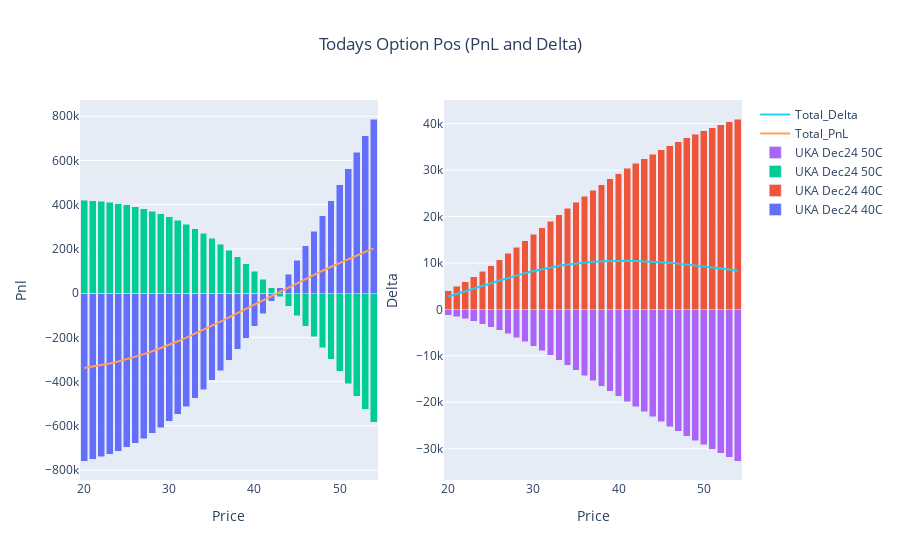

Notebook code for this chart:
### Code cell
fig_p = go.Figure()
for i in list(p)[1:-1]:
    fig_p.add_trace(go.Bar(x=p.Price, y=p[i], name=i, base=0))

fig_p.add_trace(go.Scatter(x=p.Price, y=p.Option_Pnl, mode='lines', name='Total_PnL'))

#fig_p.update_layout(title='Option PnL Today', xaxis_title='Price', yaxis_title='pnl', barmode='stack')
#fig_p.show()

#~~~~~~~~~~~~~~~~~~~~~~~~~~~~~~~~~~~~~~~~~~~~~~~~~~~~~~~~~~~~~~~~~~~~~~~~~~~~~~~~~
fig_d = go.Figure()
for i in list(d)[1:-1]:
    fig_d.add_trace(go.Bar(x=d.Price, y=d[i], name=i, base=0))

fig_d.add_trace(go.Scatter(x=d.Price, y=d.Option_Delta, mode='lines', name='Total_Delta'))

#~~~~~~~~~~~~~~~~~~~~~~~~~~~~~~~~~~~~~~~~~~~~~~~~~~~~~~~~~~~~~~~~~~~~~~~~~~~~~~~~
fig = make_subplots(rows=1, cols=2)
for i in range(0,len(fig_p.data)):
    fig.add_trace(fig_p.data[i], row=1, col=1)
    fig.add_trace(fig_d.data[i], row=1, col=2)
    
fig.update_layout(title={'text': 'Todays Option Pos (PnL and Delta)','x': 0.5,'xanchor': 'center'}, barmode='stack')

fig.update_xaxes(title_text="Price", row=1, col=1)
fig.update_yaxes(title_text="Pnl", row=1, col=1)
fig.update_xaxes(title_text="Price", row=1, col=2)
fig.update_yaxes(title_text="Delta", row=1, col=2)    
fig.show()

### Figure 1 — Plotly figure (JSON) as saved in the notebook; plotly's stock layout.template omitted (floating-point values rounded to 4 significant figures)
{"data": [{"base": 0, "name": "UKA Dec24 40C", "type": "bar", "x": [20, 21, 22, 23, 24, 25, 26, 27, 28, 29, 30, 31, 32, 33, 34, 35, 36, 37, 38, 39, 40, 41, 42, 43, 44, 45, 46, 47, 48, 49, 50, 51, 52, 53, 54], "xaxis": "x", "y": [-759100.0, -750700.0, -740600.0, -728500.0, -714300.0, -697800.0, -679000.0, -657700.0, -634000.0, -607600.0, -578600.0, -547100.0, -512900.0, -476100.0, -436800.0, -394900.0, -350600.0, -303800.0, -254700.0, -203300.0, -149700.0, -93930.0, -36150.0, 23600.0, 85230.0, 148700.0, 213800.0, 280600.0, 348900.0, 418800.0, 490000.0, 562600.0, 636400.0, 711400.0, 787500.0], "yaxis": "y"}, {"base": 0, "name": "UKA Dec24 40C", "type": "bar", "x": [20, 21, 22, 23, 24, 25, 26, 27, 28, 29, 30, 31, 32, 33, 34, 35, 36, 37, 38, 39, 40, 41, 42, 43, 44, 45, 46, 47, 48, 49, 50, 51, 52, 53, 54], "xaxis": "x2", "y": [4010.0, 4928.0, 5938.0, 7033.0, 8202.0, 9435.0, 10720.0, 12050.0, 13410.0, 14800.0, 16190.0, 17590.0, 18990.0, 20370.0, 21730.0, 23070.0, 24380.0, 25660.0, 26900.0, 28100.0, 29250.0, 30370.0, 31440.0, 32470.0, 33460.0, 34400.0, 35290.0, 36150.0, 36960.0, 37730.0, 38460.0, 39150.0, 39800.0, 40420.0, 41010.0], "yaxis": "y2"}, {"base": 0, "name": "UKA Dec24 50C", "type": "bar", "x": [20, 21, 22, 23, 24, 25, 26, 27, 28, 29, 30, 31, 32, 33, 34, 35, 36, 37, 38, 39, 40, 41, 42, 43, 44, 45, 46, 47, 48, 49, 50, 51, 52, 53, 54], "xaxis": "x", "y": [421000.0, 418300.0, 414900.0, 410600.0, 405200.0, 398700.0, 391000.0, 381900.0, 371200.0, 359000.0, 345100.0, 329300.0, 311700.0, 292200.0, 270700.0, 247200.0, 221600.0, 193900.0, 164100.0, 132200.0, 98170.0, 62050.0, 23840.0, -16430.0, -58740.0, -103100.0, -149300.0, -197500.0, -247600.0, -299500.0, -353200.0, -408600.0, -465700.0, -524400.0, -584700.0], "yaxis": "y"}, {"base": 0, "name": "UKA Dec24 50C", "type": "bar", "x": [20, 21, 22, 23, 24, 25, 26, 27, 28, 29, 30, 31, 32, 33, 34, 35, 36, 37, 38, 39, 40, 41, 42, 43, 44, 45, 46, 47, 48, 49, 50, 51, 52, 53, 54], "xaxis": "x2", "y": [-1245.0, -1622.0, -2066.0, -2576.0, -3155.0, -3800.0, -4511.0, -5283.0, -6114.0, -6999.0, -7933.0, -8910.0, -9926.0, -10970.0, -12050.0, -13150.0, -14260.0, -15380.0, -16510.0, -17640.0, -18770.0, -19890.0, -21000.0, -22100.0, -23180.0, -24240.0, -25280.0, -26290.0, -27290.0, -28250.0, -29190.0, -30100.0, -30990.0, -31840.0, -32660.0], "yaxis": "y2"}, {"mode": "lines", "name": "Total_PnL", "type": "scatter", "x": [20, 21, 22, 23, 24, 25, 26, 27, 28, 29, 30, 31, 32, 33, 34, 35, 36, 37, 38, 39, 40, 41, 42, 43, 44, 45, 46, 47, 48, 49, 50, 51, 52, 53, 54], "xaxis": "x", "y": [-338100.0, -332400.0, -325700.0, -317900.0, -309100.0, -299100.0, -288000.0, -275900.0, -262700.0, -248600.0, -233600.0, -217700.0, -201200.0, -183900.0, -166100.0, -147700.0, -129000.0, -109900.0, -90580.0, -71090.0, -51500.0, -31890.0, -12310.0, 7166.0, 26490.0, 45610.0, 64490.0, 83080.0, 101300.0, 119300.0, 136800.0, 153900.0, 170600.0, 186900.0, 202800.0], "yaxis": "y"}, {"mode": "lines", "name": "Total_Delta", "type": "scatter", "x": [20, 21, 22, 23, 24, 25, 26, 27, 28, 29, 30, 31, 32, 33, 34, 35, 36, 37, 38, 39, 40, 41, 42, 43, 44, 45, 46, 47, 48, 49, 50, 51, 52, 53, 54], "xaxis": "x2", "y": [2765.0, 3305.0, 3872.0, 4456.0, 5047.0, 5635.0, 6212.0, 6769.0, 7300.0, 7799.0, 8261.0, 8682.0, 9061.0, 9394.0, 9682.0, 9924.0, 10120.0, 10270.0, 10380.0, 10450.0, 10490.0, 10480.0, 10440.0, 10380.0, 10280.0, 10160.0, 10020.0, 9853.0, 9672.0, 9476.0, 9267.0, 9047.0, 8818.0, 8583.0, 8341.0], "yaxis": "y2"}], "layout": {"barmode": "stack", "title": {"text": "Todays Option Pos (PnL and Delta)", "x": 0.5, "xanchor": "center"}, "xaxis": {"anchor": "y", "domain": [0, 0.45], "title": {"text": "Price"}}, "xaxis2": {"anchor": "y2", "domain": [0.55, 1], "title": {"text": "Price"}}, "yaxis": {"anchor": "x", "domain": [0, 1], "title": {"text": "Pnl"}}, "yaxis2": {"anchor": "x2", "domain": [0, 1], "title": {"text": "Delta"}}}}
